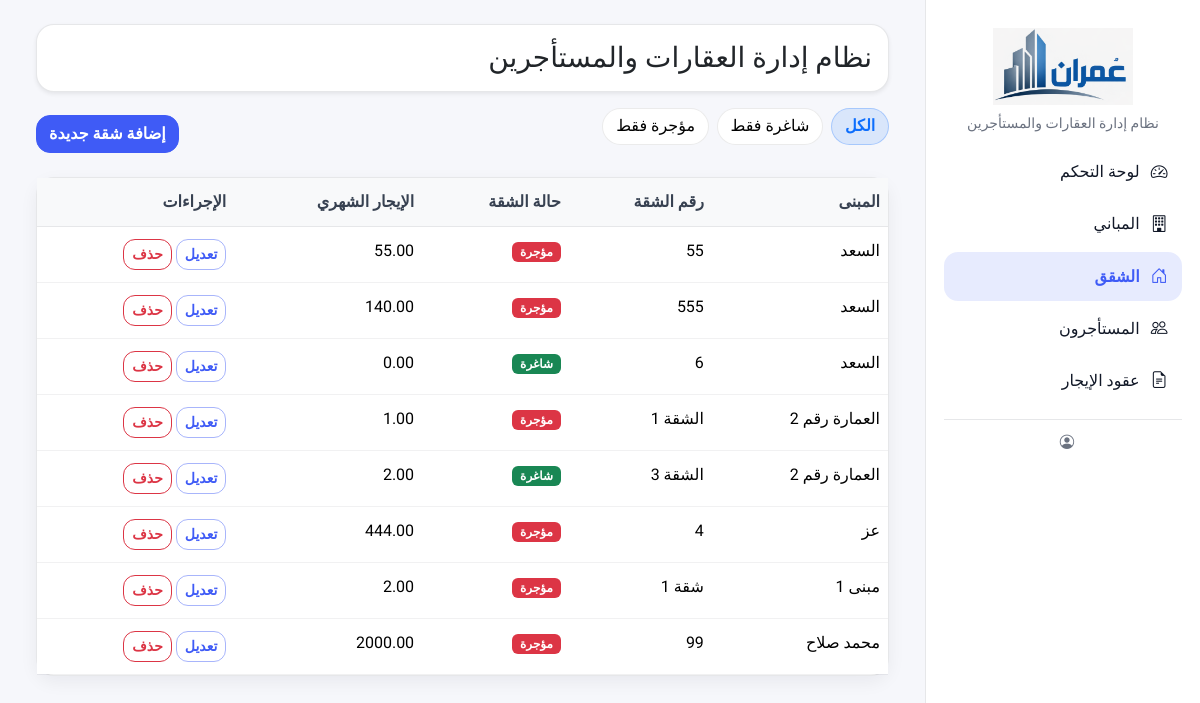
The app's page /apartments/, older data.
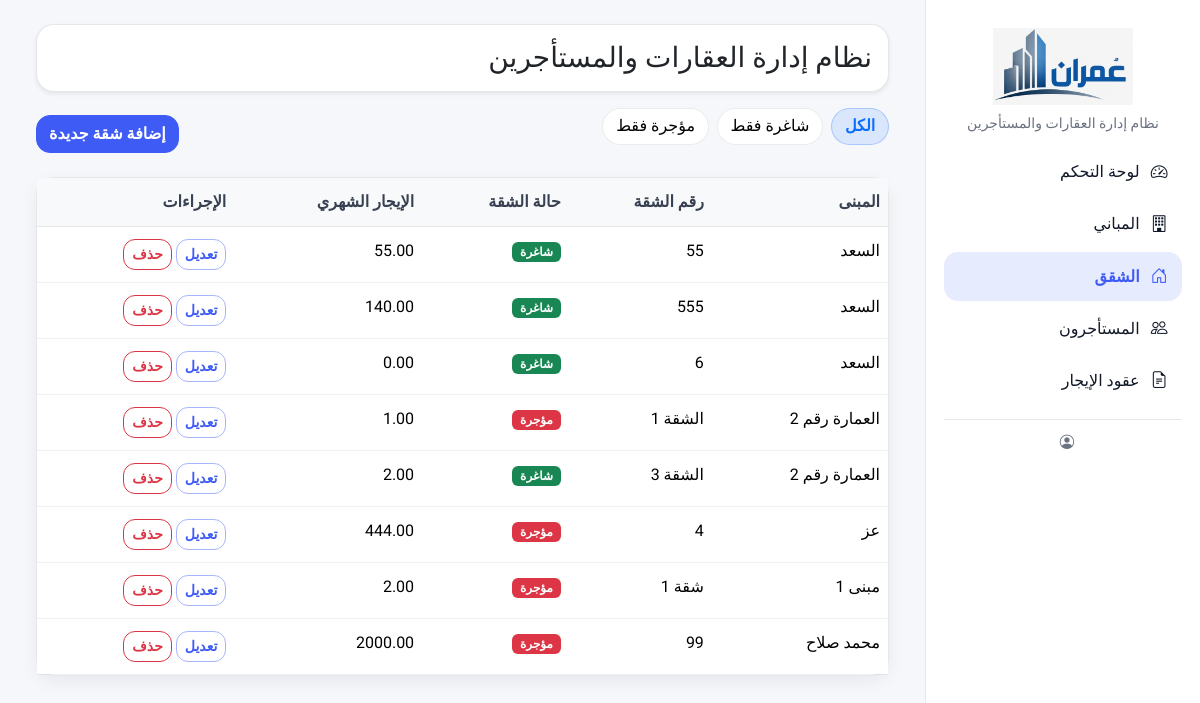
The same page, newer data.
### listings/models.py (models this page shows, shortened)
class Apartment(models.Model):
    class Status(models.TextChoices):
        VACANT = "VACANT", "شاغرة"
        RENTED = "RENTED", "مؤجرة"
        MAINTENANCE = "MAINT", "صيانة"
    building = models.ForeignKey(
        Building,
        verbose_name="العمارة",
        on_delete=models.CASCADE,
        related_name="apartments"
    )
    apartment_no = models.CharField("رقم الشقة", max_length=50)
    floor = models.CharField("الطابق", max_length=50, blank=True)
    rooms = models.PositiveSmallIntegerField("عدد الغرف", default=0)
    area_m2 = models.DecimalField("المساحة (م²)", max_digits=8, decimal_places=2, default=0)
    rent_amount = models.DecimalField("قيمة الإيجار", max_digits=12, decimal_places=2, default=0)
    status = models.CharField("الحالة", max_length=10, choices=Status.choices, default=Status.VACANT)
    notes = models.TextField("ملاحظات", blank=True)
    class Meta:
        verbose_name = "شقة"
        verbose_name_plural = "الشقق"
        unique_together = ("building", "apartment_no")
        ordering = ["building", "apartment_no"]

class Building(models.Model):
    name = models.CharField("اسم العمارة", max_length=150)
    address = models.CharField("العنوان", max_length=255, blank=True)
    notes = models.TextField("ملاحظات", blank=True)
    class Meta:
        verbose_name = "عمارة"
        verbose_name_plural = "العمارات"
        ordering = ["name"]

### listings/views.py (the view)
# urls.py: path("apartments/", views.apartment_list, name="apartment_list"),
def apartment_list(request):
    status = request.GET.get("status")  # VACANT / RENTED / None
    apartments = Apartment.objects.select_related("building").all()
    if status in ("VACANT", "RENTED"):
        apartments = apartments.filter(status=status)
    apartments = apartments.order_by("building__name", "apartment_no")
    is_htmx = request.headers.get("HX-Request")
    template = "listings/partials/apartment_list_partial.html" if is_htmx else "listings/apartment_list.html"
    return render(request, template, {
        "apartments": apartments,
        "current_status": status,  # عشان نعمل active للزر
    })

### listings/templates/listings/apartment_list.html (shortened to what this page needs)
{% extends "layout/base.html" %}
{% block content %}
  {% include "listings/partials/apartment_list_partial.html" %}
{% endblock %}

### listings/templates/listings/partials/apartment_list_partial.html (shortened to what this page needs)
<div id="apartmentsWrapper">
  <div class="d-flex align-items-center justify-content-between mb-3">
    <div class="d-flex gap-2 mb-3 flex-wrap">
      <button class="filter-chip {% if not current_status %}active{% endif %}" hx-get="{% url 'apartment_list' %}"
        hx-target="#apartmentsWrapper" hx-swap="outerHTML">
        الكل
      </button>
      <button class="filter-chip {% if current_status == 'VACANT' %}active{% endif %}"
        hx-get="{% url 'apartment_list' %}?status=VACANT" hx-target="#apartmentsWrapper" hx-swap="outerHTML">
        شاغرة فقط
      </button>
      <button class="filter-chip {% if current_status == 'RENTED' %}active{% endif %}"
        hx-get="{% url 'apartment_list' %}?status=RENTED" hx-target="#apartmentsWrapper" hx-swap="outerHTML">
        مؤجرة فقط
      </button>
    </div>
    <button class="btn btn-primary" type="button" hx-get="{% url 'apartment_create' %}" hx-target="#appModalBody">
      إضافة شقة جديدة
    </button>
  </div>
  <div class="card">
    <div class="table-responsive">
      <table class="table table-hover mb-0">
        <thead class="table-light">
          <tr>
            <th>المبنى</th>
            <th>رقم الشقة</th>
            <th>حالة الشقة</th>
            <th>الإيجار الشهري</th>
            <th class="text-end">الإجراءات</th>
          </tr>
        </thead>
        <tbody>
          {% for a in apartments %}
          <tr>
            <td>{{ a.building.name }}</td>
            <td>{{ a.apartment_no }}</td>
            <td>
              <span class="badge status-badge
                  {% if a.status == 'RENTED' %}bg-danger
                  {% elif a.status == 'VACANT' %}bg-success
                  {% else %}bg-warning text-dark
                  {% endif %}" role="button" style="cursor:pointer;" data-apartment-id="{{ a.id }}"
                data-current-status="{{ a.status }}" data-current-display="{{ a.get_status_display }}"
                onclick="openToggleStatusModal(this)" title="اضغط لتغيير الحالة">
                {{ a.get_status_display }}
              </span>
            </td>
            <td>{{ a.rent_amount }}</td>
            <td class="text-end">
              <a class="btn btn-sm btn-outline-primary" hx-get="{% url 'apartment_edit' a.id %}"
                hx-target="#appModalBody">تعديل</a>
              <a class="btn btn-sm btn-outline-danger" hx-get="{% url 'apartment_delete' a.id %}"
                hx-target="#appModalBody">حذف</a>
            </td>
          </tr>
          {% empty %}
          <tr>
            <td colspan="5" class="text-center text-muted p-4">
              لا توجد شقق مطابقة للفلترة.
            </td>
          </tr>
          {% endfor %}
        </tbody>
      </table>
    </div>
  </div>
</div>

Row changes from the older to the newer data that the page shows:
changed Apartment (number 1 of 8 on the later page): status "مؤجرة" → "شاغرة"
changed Apartment (number 2 of 8 on the later page): status "مؤجرة" → "شاغرة"
